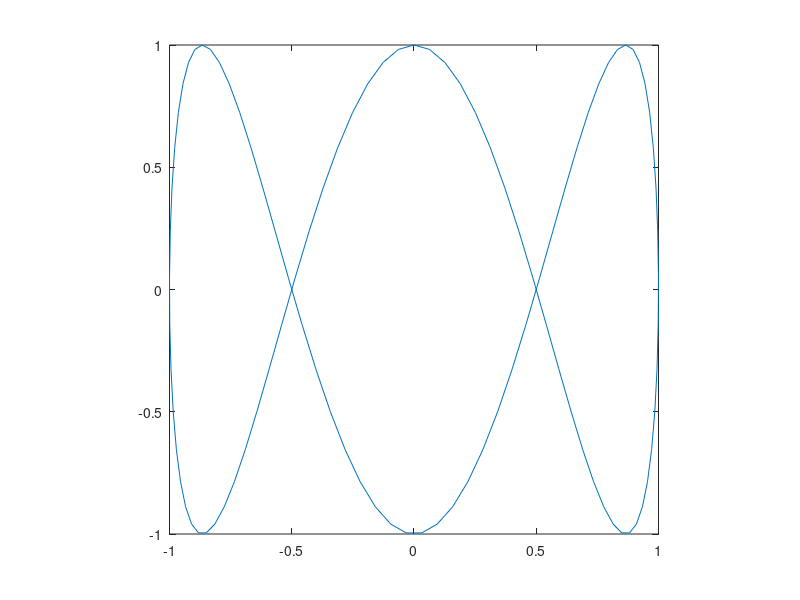
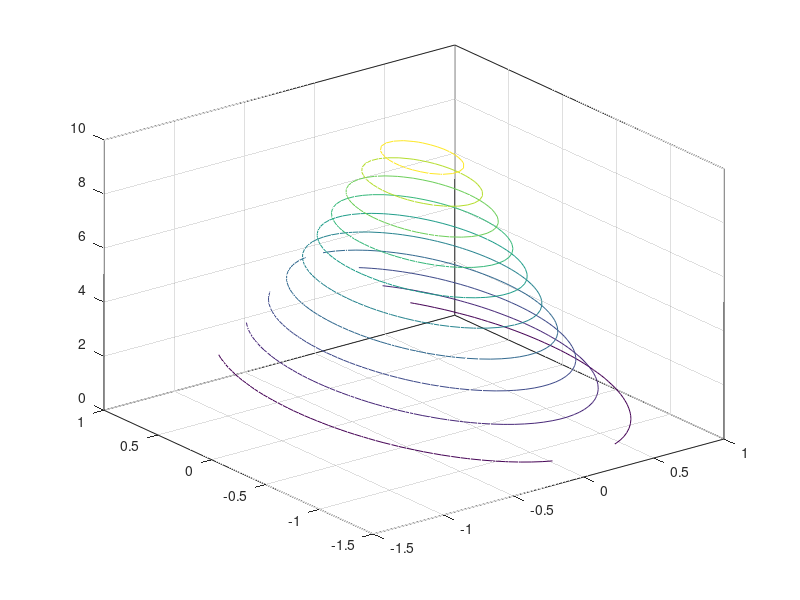

The MATLAB script that drew these images, in order:
%30/12/23
maxiter = 100;
A= zeros(1,6);

for i = 1:maxiter 
    x = fix(rand*6)+1;
    y = 1:6;
   
end 
stem(A)
%hist(x,y)


v = zeros(1,6);
max = 100;
for i = 1:max
    x = fix(rand*6)+1;
    v(1,x)=v(1,x)+1;

end

stem3(A)

v = 1+ fix(6*rand(100000,1));

hist(v, linspace(1,6,6));


% dice probability game 
clear all
close all
rolls = 10000;


first = 1+ fix(6*rand(rolls,1));
second = 1+ floor(6*rand(rolls,1));
first1 = 1+ fix(6*rand(rolls,1));
second2 = 1+ floor(6*rand(rolls,1));
throws = first + second+first1 + second2;

hist(throws, linspace(2,24,21))
title('outcome from dice')
%% 
%% 


%plotting sin x graphs 
x = linspace(0,2*pi,100);
a = sin(x);
b = cos(3*x);

plot(a,b)
axis square 

%3d plots

x = linspace(-1.5,1,50);
y = linspace(-1.5,1,50);
[a,b]= meshgrid(x,y);
A = -(3*a.^2+ b.^2);

F= 10*exp(A);

figure

plot(a,b,F);
mesh(a,b,F);
contour3(a,b,F);





